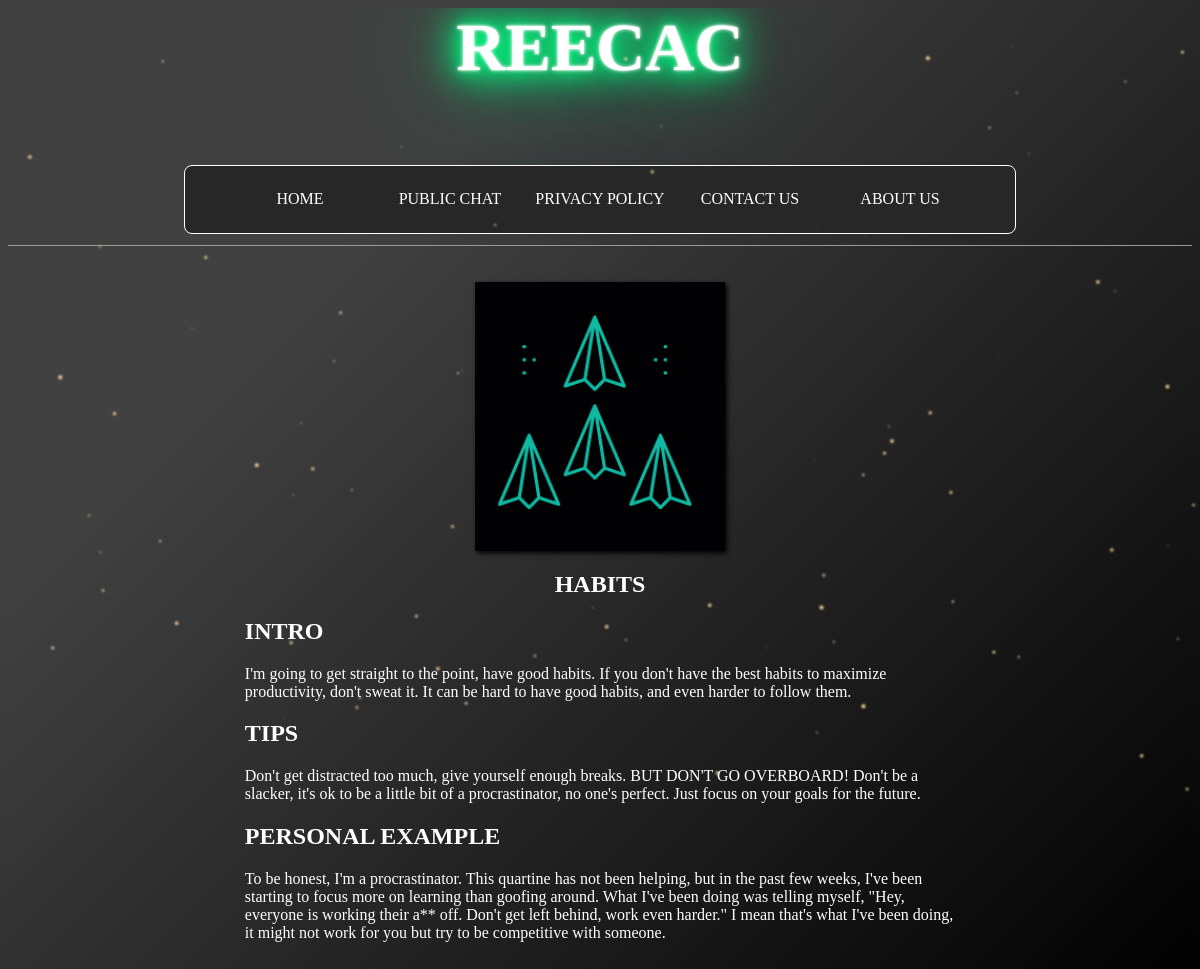
Screenshot of /post/11/ with the database file from the repository.
### blog/models.py (models this page shows, shortened)
class Post(models.Model):
    title = models.CharField(max_length=200)
    author = models.ForeignKey(
        'auth.User',
        on_delete=models.CASCADE,
    )
    img = models.CharField(max_length=60)

class Content(models.Model):
    post = models.ForeignKey(Post, on_delete=models.CASCADE)
    head = models.CharField(max_length=200)
    body = models.TextField()

### blog/views.py (the view)
# urls.py: path('post/<int:pk>/', BlogDetailView.as_view(), name='post_detail'),
class BlogDetailView(DetailView):
    model = Post
    template_name = 'post_detail.html'

### blog/templates/post_detail.html (shortened to what this page needs)
{% extends 'base.html' %}
{% load static %}
{% block content %}
<div class="column-img" style="margin-top: 3%;">
    {% with 'img/'|add:post.img|add:'.PNG' as image_static %}
    <img src="{% static image_static %}" style="width:100%;"/>
    {% endwith %}
</div>
<div class="column-text">
    <h2 style="color:white">{{ post.title }}</h2>
    {% for content in post.content_set.all %}
        <h2 style="color: white;text-align: left;">{{ content.head }}</h2>
        <p style="color:white;text-align: left;"> {{ content.body }}</p>
    {% endfor %}
</div>
{% endblock content %}

### blog/static/css/base.css (style rules this page uses)
html, body { color: white; background-color: #000000; font-family: Candara; background-image: linear-gradient(315deg, #000000 0%, #414141 74%); }
.column-img { -webkit-box-shadow: 2px 2px 5px 0px rgba(0, 0, 0, 1); -moz-box-shadow: 2px 2px 5px 0px rgba(0, 0, 0, 1); box-shadow: 2px 2px 5px 0px rgba(0, 0, 0, 1); display: block; margin-left: auto; margin-right: auto; width: 250; }
.column-text { float: left; text-align:center; width: 60%; padding-left: 20%; padding-right: 20%; }

### blog/static/css/fireflies.css (style rules this page uses)
html, body { overflow:hidden; background-color: #000000; background-image: linear-gradient(315deg, #000000 0%, #414141 74%); }

### rows the page displays
Post: title "HABITS"
Content: head "INTRO", body "I'm going to get straight to the point, have good habits. If you don't have the best habits to maximize productivity, don't sweat it. It can be hard to have good habits, and even harder to follow them."
Content: head "TIPS", body "Don't get distracted too much, give yourself enough breaks. BUT DON'T GO OVERBOARD! Don't be a slacker, it's ok to be a little bit of a procrastinator, no one's perfect. Just focus on your goals for the future."
Content: head "PERSONAL EXAMPLE", body "To be honest, I'm a procrastinator. This quartine has not been helping, but in the past few weeks, I've been starting to focus more on learning than goofing around. What I've been doing was telling myself, \"Hey, everyone is working their a** off. Don't get left behind, work even harder.\" I mean that's what I've been doing, it might not work for you but try to be competitive with someone."
